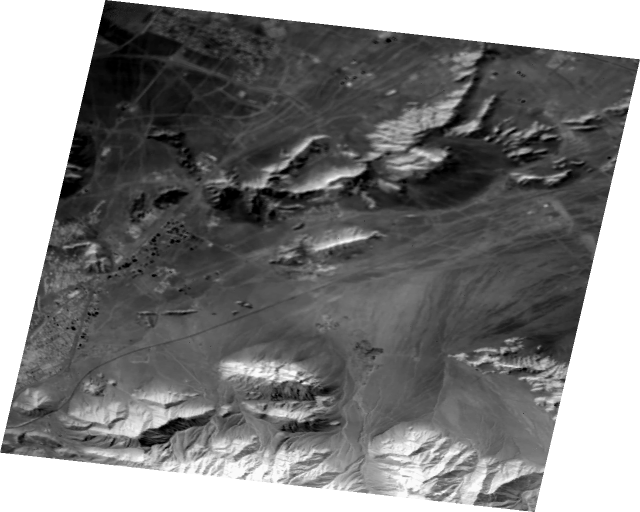
#> input picture data/data-1/tif/JMS0621_XH-01_4715_02_20260317210321_20260317211359_001466.raw.dat.tif, 1280 x 1024 px (shown at 1/2 size)
$ python view_tif.py
#> lines starting #> are read from the running program, lines starting #| are printed output that depends on the picture
#> in read_image, returned value is the input picture: shape (1024, 1280) uint16; min 0, max 256, mean 126.4
"""
显示 data/data-1/tif/ 目录下的图像（扩展名为 .tif，但实际格式混杂）。

文件格式情况：
  - 部分是真正的 TIFF（uint16，值域 0~256）
  - 部分伪装成 .tif 的 PNG（uint16）
  - 部分是 12-bit JPEG（需要 imageio + imagecodecs 才能读取）

黑图原因：uint16 数据实际值只在 0~256，查看器按 0~65535 全范围拉伸，显示几乎全黑。
解决方案：百分位数线性拉伸到 0~255 uint8 再显示。
"""

from pathlib import Path

import numpy as np
from PIL import Image, ImageDraw

TIF_DIR = Path(__file__).parent.parent / "data" / "data-1" / "tif"
OUT_DIR = Path(__file__).parent.parent / "data" / "data-1" / "tif_preview"
OUT_DIR.mkdir(exist_ok=True)


def stretch(data: np.ndarray, low_pct: float = 2.0, high_pct: float = 98.0) -> np.ndarray:
    """百分位数线性拉伸到 0~255 uint8。"""
#> called with low_pct = 2, high_pct = 98
    lo = np.percentile(data, low_pct)
#> lo = 14
    hi = np.percentile(data, high_pct)
#> hi = 256
    if hi == lo:
        return np.zeros_like(data, dtype=np.uint8)
    scaled = (data.astype(np.float32) - lo) / (hi - lo) * 255.0
    return np.clip(scaled, 0, 255).astype(np.uint8)


def read_image(path: Path) -> np.ndarray:
    """读取图像，自动处理 TIFF/PNG/12-bit JPEG 等格式。"""
    try:
        return np.array(Image.open(path))
    except Exception:
        # 尝试 imageio（支持 12-bit JPEG，需要 imagecodecs）
        try:
            import imageio
            return np.array(imageio.imread(path))
        except Exception as e:
            raise RuntimeError(f"无法读取文件（可能是 12-bit JPEG，需安装 imagecodecs）: {e}")


def process(path: Path) -> Image.Image:
    data = read_image(path)
    if data.ndim == 3:
        data = data[:, :, 0]  # 取第一通道
    stretched = stretch(data)
    return Image.fromarray(stretched, mode="L")


def make_grid(images: list[tuple[str, Image.Image]], cols: int = 3) -> Image.Image:
    """将多张图拼成网格，带文件名标注。"""
    thumb_w, thumb_h = 400, 320
    label_h = 30
    rows = (len(images) + cols - 1) // cols
    grid = Image.new("L", (cols * thumb_w, rows * (thumb_h + label_h)), color=30)

    for i, (name, img) in enumerate(images):
        col, row = i % cols, i // cols
        thumb = img.resize((thumb_w, thumb_h), Image.LANCZOS)
        x, y = col * thumb_w, row * (thumb_h + label_h)
        grid.paste(thumb, (x, y))

        # 在缩略图下方写文件名（取前 30 个字符）
        draw = ImageDraw.Draw(grid)
        label = name[:35] + ("…" if len(name) > 35 else "")
        draw.text((x + 4, y + thumb_h + 4), label, fill=200)

    return grid


def main():
    tif_files = sorted(TIF_DIR.glob("*.tif"))
    if not tif_files:
        print(f"未找到 TIFF 文件：{TIF_DIR}")
        return

    processed = []
    for tif_path in tif_files:
        print(f"处理: {tif_path.name}")
        try:
            img = process(tif_path)
        except RuntimeError as e:
            print(f"  ✗ 跳过: {e}")
            continue

        # 保存单张预览
        out_name = tif_path.stem + "_preview.png"
        out_path = OUT_DIR / out_name
        img.save(out_path)
        print(f"  → 已保存: {out_path}")

        processed.append((tif_path.name, img))
#> pass 2 of the loop in main, `for tif_path in tif_files:`:
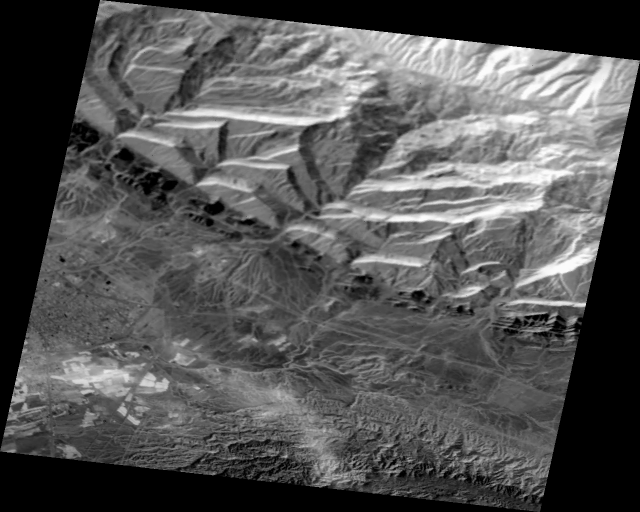
#> input picture data/data-1/tif/JMS1301_XH-01_4715_02_20260314211645_20260314212725_001421.raw.dat.tif, 1280 x 1024 px (shown at 1/2 size)
#> in read_image, returned value is the input picture: shape (1024, 1280) uint16; min 0, max 252, mean 83.1
#> lo = 0
#> hi = 224
#> in stretch (call 2), `return np.clip(scaled, 0, 255).astype(np.uint8)`:
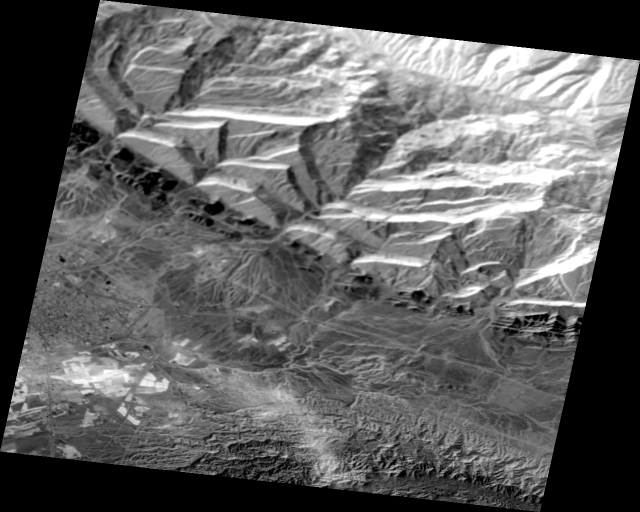
#> returned value: shape (1024, 1280) (shown at 1/2 size); min 0, max 255, mean 93.9

    # 拼接网格总览并打开
    grid = make_grid(processed, cols=3)
#> in make_grid, `rows = (len(images) + cols - 1) // cols`: rows = 1
#> in make_grid, `grid = Image.new("L", (cols * thumb_w, rows * (thumb_h + label_h)), co..`: grid: PIL image 1200x350 L; every value is 30
#> the loop in make_grid, `for i, (name, img) in enumerate(images):` made 3 passes
#> (x, label) on passes 1 to 3: (0, 'JMS0621_XH-01_4715_02_2026031721032…'), (400, 'JMS1301_XH-01_4715_02_2026031421164…'), (800, 'QT0751_XH-01_4715_02_20260315211201…')
#> pass 1, in make_grid, `thumb = img.resize((thumb_w, thumb_h), Image.LANCZOS)`:
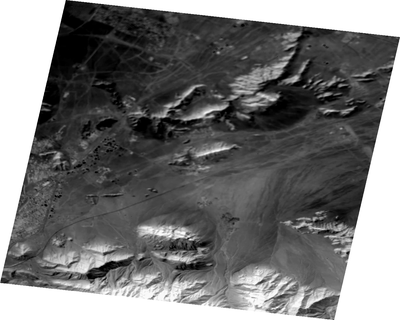
#> thumb: PIL image 400x320 L; min 0, max 255, mean 118.2
#> pass 2, in make_grid, `thumb = img.resize((thumb_w, thumb_h), Image.LANCZOS)`:
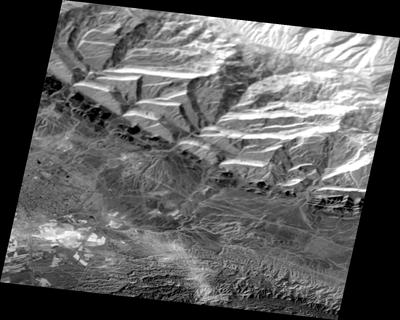
#> thumb: PIL image 400x320 L; min 0, max 255, mean 93.9
#> after the loop in make_grid, `for i, (name, img) in enumerate(images):`:
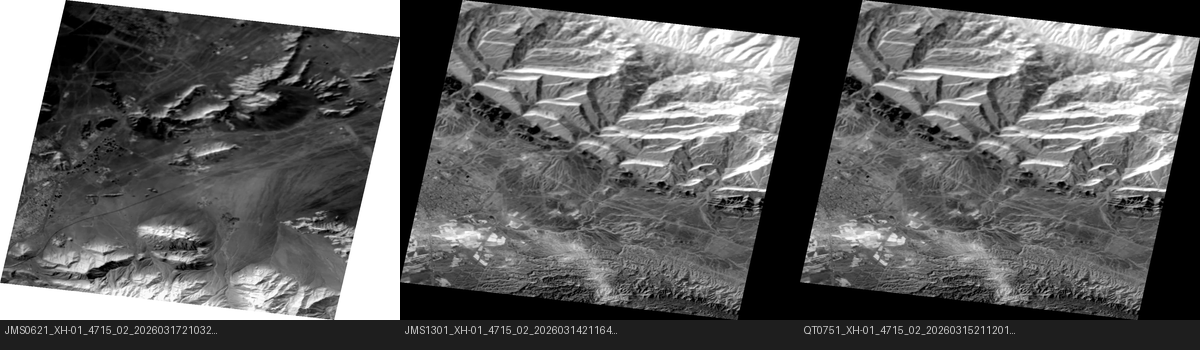
#> grid: PIL image 1200x350 L; min 0, max 255, mean 96.3
    grid_path = OUT_DIR / "overview.png"
    grid.save(grid_path)
    print(f"\n总览图已保存: {grid_path}")
    grid.show(title="TIFF 预览总览")


if __name__ == "__main__":
    main()
